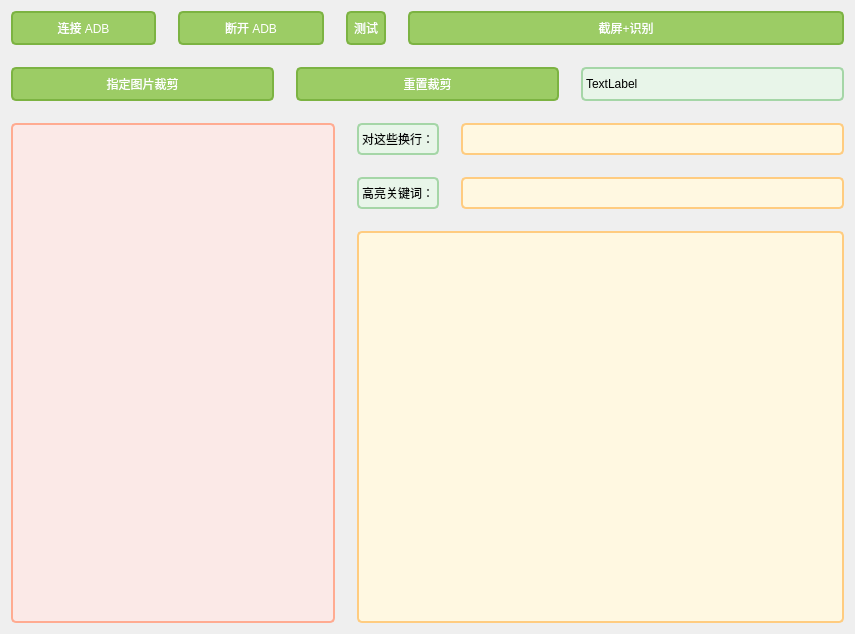
<?xml version="1.0" encoding="UTF-8"?>
<ui version="4.0">
 <class>Form</class>
 <widget class="QWidget" name="Form">
  <property name="geometry">
   <rect>
    <x>0</x>
    <y>0</y>
    <width>855</width>
    <height>634</height>
   </rect>
  </property>
  <property name="windowTitle">
   <string>Form</string>
  </property>
  <property name="styleSheet">
   <string notr="true">QPlainTextEdit, QLineEdit,QTextEdit
{
  font: 14pt &quot;Microsoft YaHei UI&quot;;
  background-color:#fff8e1;
  border:2px solid #ffcc80;
  border-radius:5px;
  color: #454545;
  padding: 6px 6px
}

QLabel,QCheckBox
{
  font: 14pt &quot;Microsoft YaHei UI&quot;;
  background-color:#e8f5e9;
  border:2px solid #a5d6a7;
  border-radius:5px;
}


/* 绿色按钮 */
QPushButton
{
  font: 14pt &quot;Microsoft YaHei UI&quot;;
  background-color:#9ccc65;
  border:2px solid #7cb342;
  border-radius:5px;
  color: white;
  padding: 6px 6px
}
QPushButton:hover
{
  font: 14pt &quot;Microsoft YaHei UI&quot;;
  background-color:#7cb342;
  border:2px solid #689f38;
  border-radius:5px;
  color:white;
  padding: 6px 6px
}
QPushButton:hover:pressed
{
  font: 14pt &quot;Microsoft YaHei UI&quot;;
  background-color:#558b2f; 
  border:2px solid #33691e;
  border-radius:5px;
  color:white;
  padding: 6px 6px
}</string>
  </property>
  <layout class="QVBoxLayout" name="verticalLayout">
   <property name="spacing">
    <number>22</number>
   </property>
   <item>
    <layout class="QHBoxLayout" name="horizontalLayout_2" stretch="1,1,0,3">
     <item>
      <widget class="QPushButton" name="connectADB">
       <property name="text">
        <string>连接 ADB</string>
       </property>
      </widget>
     </item>
     <item>
      <widget class="QPushButton" name="disconnectADB">
       <property name="text">
        <string>断开 ADB</string>
       </property>
      </widget>
     </item>
     <item>
      <widget class="QPushButton" name="test_btn">
       <property name="text">
        <string>测试</string>
       </property>
      </widget>
     </item>
     <item>
      <widget class="QPushButton" name="shoot_now">
       <property name="text">
        <string>截屏+识别</string>
       </property>
      </widget>
     </item>
    </layout>
   </item>
   <item>
    <layout class="QHBoxLayout" name="horizontalLayout_5">
     <item>
      <widget class="QPushButton" name="setCrop">
       <property name="text">
        <string>指定图片裁剪</string>
       </property>
      </widget>
     </item>
     <item>
      <widget class="QPushButton" name="resetCrop">
       <property name="text">
        <string>重置裁剪</string>
       </property>
      </widget>
     </item>
     <item>
      <widget class="QLabel" name="cropArea">
       <property name="text">
        <string>TextLabel</string>
       </property>
      </widget>
     </item>
    </layout>
   </item>
   <item>
    <layout class="QHBoxLayout" name="horizontalLayout" stretch="2,3">
     <item>
      <widget class="QPlainTextEdit" name="cmd_out">
       <property name="styleSheet">
        <string notr="true">QPlainTextEdit, QLineEdit
{
  font: 14pt &quot;Microsoft YaHei UI&quot;;
  background-color:#fbe9e7;
  border:2px solid #ffab91;
  border-radius:5px;
  color: #454545;
  padding: 6px 6px
}</string>
       </property>
      </widget>
     </item>
     <item>
      <layout class="QVBoxLayout" name="verticalLayout_2">
       <item>
        <layout class="QHBoxLayout" name="horizontalLayout_3">
         <item>
          <widget class="QLabel" name="label">
           <property name="text">
            <string>对这些换行：</string>
           </property>
          </widget>
         </item>
         <item>
          <widget class="QLineEdit" name="new_line"/>
         </item>
        </layout>
       </item>
       <item>
        <layout class="QHBoxLayout" name="horizontalLayout_4">
         <item>
          <widget class="QLabel" name="t3rgef">
           <property name="text">
            <string>高亮关键词：</string>
           </property>
          </widget>
         </item>
         <item>
          <widget class="QLineEdit" name="highlight"/>
         </item>
        </layout>
       </item>
       <item>
        <widget class="QTextEdit" name="rich_out"/>
       </item>
      </layout>
     </item>
    </layout>
   </item>
  </layout>
 </widget>
 <resources/>
 <connections/>
</ui>
